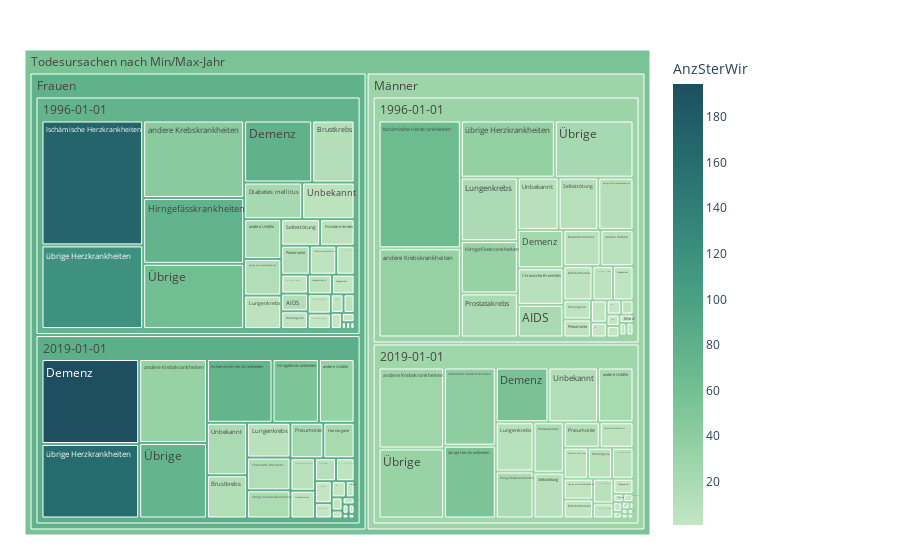

Notebook code cell kept with this figure:
### Markdown cell above
### Daten in interaktiver Treemap zeigen
Dazu gibt es eine sehr nützliche Webseite https://plotly.com/python/treemaps/
Zu Farbskalen, siehe: https://plotly.com/python/builtin-colorscales/

### Code cell
df = mySelYears
fig = px.treemap(df, path=[px.Constant("Todesursachen nach Min/Max-Jahr"), 'Geschlecht','StichtagDatJahr','Todesursache'], values='AnzSterWir',
                color='AnzSterWir', hover_data=['Todesursache'],
                color_continuous_scale='blugrn')
                #color_continuous_midpoint=np.average(df['AnzBestWir'], weights=df['AnzBestWir']))
fig.update_traces(root_color="lightgrey")
fig.update_layout(margin = dict(t=50, l=25, r=250, b=25))
fig.show()

### Figure 1 — Plotly figure (JSON) as saved in the notebook; plotly's stock layout.template omitted (floating-point values rounded to 4 significant figures; data arrays with more than 128 entries replaced by an {"elided": "..."} marker saying what was removed)
{"data": [{"branchvalues": "total", "customdata": {"elided": "128x2 mixed values"}, "domain": {"x": [0, 1], "y": [0, 1]}, "hovertemplate": "labels=%{label}<br>AnzSterWir_sum=%{value}<br>parent=%{parent}<br>id=%{id}<br>Todesursache=%{customdata[0]}<br>AnzSterWir=%{color}<extra></extra>", "ids": ["Todesursachen nach Min/Max-Jahr/Frauen/1996-01-01/AIDS", "Todesursachen nach Min/Max-Jahr/Männer/1996-01-01/AIDS", "Todesursachen nach Min/Max-Jahr/Männer/2019-01-01/AIDS", "Todesursachen nach Min/Max-Jahr/Frauen/1996-01-01/Alkoholische Leberzirrhose", "Todesursachen nach Min/Max-Jahr/Männer/1996-01-01/Alkoholische Leberzirrhose", "Todesursachen nach Min/Max-Jahr/Frauen/2019-01-01/Alkoholische Leberzirrhose", "Todesursachen nach Min/Max-Jahr/Männer/2019-01-01/Alkoholische Leberzirrhose", "Todesursachen nach Min/Max-Jahr/Frauen/1996-01-01/Asthma", "Todesursachen nach Min/Max-Jahr/Männer/1996-01-01/Asthma", "Todesursachen nach Min/Max-Jahr/Frauen/2019-01-01/Asthma", "Todesursachen nach Min/Max-Jahr/Männer/2019-01-01/Asthma", "Todesursachen nach Min/Max-Jahr/Frauen/1996-01-01/Brustkrebs", "Todesursachen nach Min/Max-Jahr/Frauen/2019-01-01/Brustkrebs", "Todesursachen nach Min/Max-Jahr/Männer/2019-01-01/Brustkrebs", "Todesursachen nach Min/Max-Jahr/Frauen/1996-01-01/Chronische Bronchitis", "Todesursachen nach Min/Max-Jahr/Männer/1996-01-01/Chronische Bronchitis", "Todesursachen nach Min/Max-Jahr/Frauen/2019-01-01/Chronische Bronchitis", "Todesursachen nach Min/Max-Jahr/Männer/2019-01-01/Chronische Bronchitis", "Todesursachen nach Min/Max-Jahr/Frauen/1996-01-01/Demenz", "Todesursachen nach Min/Max-Jahr/Männer/1996-01-01/Demenz", "Todesursachen nach Min/Max-Jahr/Frauen/2019-01-01/Demenz", "Todesursachen nach Min/Max-Jahr/Männer/2019-01-01/Demenz", "Todesursachen nach Min/Max-Jahr/Frauen/1996-01-01/Diabetes mellitus", "Todesursachen nach Min/Max-Jahr/Männer/1996-01-01/Diabetes mellitus", "Todesursachen nach Min/Max-Jahr/Frauen/2019-01-01/Diabetes mellitus", "Todesursachen nach Min/Max-Jahr/Männer/2019-01-01/Diabetes mellitus", "Todesursachen nach Min/Max-Jahr/Frauen/1996-01-01/Dickdarmkrebs", "Todesursachen nach Min/Max-Jahr/Männer/1996-01-01/Dickdarmkrebs", "Todesursachen nach Min/Max-Jahr/Frauen/2019-01-01/Dickdarmkrebs", "Todesursachen nach Min/Max-Jahr/Männer/2019-01-01/Dickdarmkrebs", "Todesursachen nach Min/Max-Jahr/Frauen/1996-01-01/Gebärmutterhalskrebs", "Todesursachen nach Min/Max-Jahr/Frauen/2019-01-01/Gebärmutterhalskrebs", "Todesursachen nach Min/Max-Jahr/Frauen/1996-01-01/Grippe", "Todesursachen nach Min/Max-Jahr/Frauen/2019-01-01/Grippe", "Todesursachen nach Min/Max-Jahr/Männer/2019-01-01/Grippe", "Todesursachen nach Min/Max-Jahr/Frauen/1996-01-01/Harnorgane", "Todesursachen nach Min/Max-Jahr/Männer/1996-01-01/Harnorgane", "Todesursachen nach Min/Max-Jahr/Frauen/2019-01-01/Harnorgane", "Todesursachen nach Min/Max-Jahr/Männer/2019-01-01/Harnorgane", "Todesursachen nach Min/Max-Jahr/Frauen/1996-01-01/Hirngefässkrankheiten", "Todesursachen nach Min/Max-Jahr/Männer/1996-01-01/Hirngefässkrankheiten", "Todesursachen nach Min/Max-Jahr/Frauen/2019-01-01/Hirngefässkrankheiten", "Todesursachen nach Min/Max-Jahr/Männer/2019-01-01/Hirngefässkrankheiten", "Todesursachen nach Min/Max-Jahr/Frauen/1996-01-01/Ischämische Herzkrankheiten", "Todesursachen nach Min/Max-Jahr/Männer/1996-01-01/Ischämische Herzkrankheiten", "Todesursachen nach Min/Max-Jahr/Frauen/2019-01-01/Ischämische Herzkrankheiten", "Todesursachen nach Min/Max-Jahr/Männer/2019-01-01/Ischämische Herzkrankheiten", "Todesursachen nach Min/Max-Jahr/Frauen/1996-01-01/Kongenitale Missbildungen", "Todesursachen nach Min/Max-Jahr/Männer/1996-01-01/Kongenitale Missbildungen", "Todesursachen nach Min/Max-Jahr/Frauen/2019-01-01/Kongenitale Missbildungen", "Todesursachen nach Min/Max-Jahr/Männer/2019-01-01/Kongenitale Missbildungen", "Todesursachen nach Min/Max-Jahr/Frauen/1996-01-01/Lungenembolie", "Todesursachen nach Min/Max-Jahr/Männer/1996-01-01/Lungenembolie", "Todesursachen nach Min/Max-Jahr/Frauen/2019-01-01/Lungenembolie", "Todesursachen nach Min/Max-Jahr/Männer/2019-01-01/Lungenembolie", "Todesursachen nach Min/Max-Jahr/Frauen/1996-01-01/Lungenkrebs", "Todesursachen nach Min/Max-Jahr/Männer/1996-01-01/Lungenkrebs", "Todesursachen nach Min/Max-Jahr/Frauen/2019-01-01/Lungenkrebs", "Todesursachen nach Min/Max-Jahr/Männer/2019-01-01/Lungenkrebs", "Todesursachen nach Min/Max-Jahr/Frauen/1996-01-01/Magenkrebs", "Todesursachen nach Min/Max-Jahr/Männer/1996-01-01/Magenkrebs", "Todesursachen nach Min/Max-Jahr/Frauen/2019-01-01/Magenkrebs", "Todesursachen nach Min/Max-Jahr/Männer/2019-01-01/Magenkrebs", "Todesursachen nach Min/Max-Jahr/Frauen/1996-01-01/Mord", "Todesursachen nach Min/Max-Jahr/Männer/1996-01-01/Mord", "Todesursachen nach Min/Max-Jahr/Frauen/2019-01-01/Mord", "Todesursachen nach Min/Max-Jahr/Männer/2019-01-01/Mord", "Todesursachen nach Min/Max-Jahr/Frauen/1996-01-01/Perinatale Todesursachen", "Todesursachen nach Min/Max-Jahr/Männer/1996-01-01/Perinatale Todesursachen", "Todesursachen nach Min/Max-Jahr/Männer/2019-01-01/Perinatale Todesursachen", "Todesursachen nach Min/Max-Jahr/Frauen/1996-01-01/Pneumonie", "Todesursachen nach Min/Max-Jahr/Männer/1996-01-01/Pneumonie", "Todesursachen nach Min/Max-Jahr/Frauen/2019-01-01/Pneumonie", "Todesursachen nach Min/Max-Jahr/Männer/2019-01-01/Pneumonie", "Todesursachen nach Min/Max-Jahr/Männer/1996-01-01/Prostatakrebs", "Todesursachen nach Min/Max-Jahr/Männer/2019-01-01/Prostatakrebs", "Todesursachen nach Min/Max-Jahr/Frauen/1996-01-01/Selbsttötung", "Todesursachen nach Min/Max-Jahr/Männer/1996-01-01/Selbsttötung", "Todesursachen nach Min/Max-Jahr/Frauen/2019-01-01/Selbsttötung", "Todesursachen nach Min/Max-Jahr/Männer/2019-01-01/Selbsttötung", "Todesursachen nach Min/Max-Jahr/Frauen/1996-01-01/Strassenverkehrsunfälle", "Todesursachen nach Min/Max-Jahr/Männer/1996-01-01/Strassenverkehrsunfälle", "Todesursachen nach Min/Max-Jahr/Frauen/2019-01-01/Strassenverkehrsunfälle", "Todesursachen nach Min/Max-Jahr/Männer/2019-01-01/Strassenverkehrsunfälle", "Todesursachen nach Min/Max-Jahr/Männer/1996-01-01/Tuberkulose", "Todesursachen nach Min/Max-Jahr/Frauen/1996-01-01/Unbekannt", "Todesursachen nach Min/Max-Jahr/Männer/1996-01-01/Unbekannt", "Todesursachen nach Min/Max-Jahr/Frauen/2019-01-01/Unbekannt", "Todesursachen nach Min/Max-Jahr/Männer/2019-01-01/Unbekannt", "Todesursachen nach Min/Max-Jahr/Frauen/1996-01-01/andere Atmungsorgane", "Todesursachen nach Min/Max-Jahr/Männer/1996-01-01/andere Atmungsorgane", "Todesursachen nach Min/Max-Jahr/Frauen/2019-01-01/andere Atmungsorgane", "Todesursachen nach Min/Max-Jahr/Männer/2019-01-01/andere Atmungsorgane", "Todesursachen nach Min/Max-Jahr/Frauen/1996-01-01/andere Gewalteinwirkungen", "Todesursachen nach Min/Max-Jahr/Männer/1996-01-01/andere Gewalteinwirkungen", "Todesursachen nach Min/Max-Jahr/Frauen/2019-01-01/andere Gewalteinwirkungen", "Todesursachen nach Min/Max-Jahr/Männer/2019-01-01/andere Gewalteinwirkungen", "Todesursachen nach Min/Max-Jahr/Frauen/1996-01-01/andere Krebskrankheiten", "Todesursachen nach Min/Max-Jahr/Männer/1996-01-01/andere Krebskrankheiten", "Todesursachen nach Min/Max-Jahr/Frauen/2019-01-01/andere Krebskrankheiten", "Todesursachen nach Min/Max-Jahr/Männer/2019-01-01/andere Krebskrankheiten", "Todesursachen nach Min/Max-Jahr/Frauen/1996-01-01/andere Unfälle", "Todesursachen nach Min/Max-Jahr/Männer/1996-01-01/andere Unfälle", "Todesursachen nach Min/Max-Jahr/Frauen/2019-01-01/andere Unfälle", "Todesursachen nach Min/Max-Jahr/Männer/2019-01-01/andere Unfälle", "Todesursachen nach Min/Max-Jahr/Frauen/1996-01-01/andere infektiöse Krankheiten", "Todesursachen nach Min/Max-Jahr/Männer/1996-01-01/andere infektiöse Krankheiten", "Todesursachen nach Min/Max-Jahr/Frauen/2019-01-01/andere infektiöse Krankheiten", "Todesursachen nach Min/Max-Jahr/Männer/2019-01-01/andere infektiöse Krankheiten", "Todesursachen nach Min/Max-Jahr/Frauen/1996-01-01/Übrige", "Todesursachen nach Min/Max-Jahr/Männer/1996-01-01/Übrige", "Todesursachen nach Min/Max-Jahr/Frauen/2019-01-01/Übrige", "Todesursachen nach Min/Max-Jahr/Männer/2019-01-01/Übrige", "Todesursachen nach Min/Max-Jahr/Frauen/1996-01-01/übrige Herzkrankheiten", "Todesursachen nach Min/Max-Jahr/Männer/1996-01-01/übrige Herzkrankheiten", "Todesursachen nach Min/Max-Jahr/Frauen/2019-01-01/übrige Herzkrankheiten", "Todesursachen nach Min/Max-Jahr/Männer/2019-01-01/übrige Herzkrankheiten", "Todesursachen nach Min/Max-Jahr/Frauen/1996-01-01/übrige Kreislaufkrankheiten", "Todesursachen nach Min/Max-Jahr/Männer/1996-01-01/übrige Kreislaufkrankheiten", "Todesursachen nach Min/Max-Jahr/Frauen/2019-01-01/übrige Kreislaufkrankheiten", "Todesursachen nach Min/Max-Jahr/Männer/2019-01-01/übrige Kreislaufkrankheiten", "Todesursachen nach Min/Max-Jahr/Frauen/1996-01-01", "Todesursachen nach Min/Max-Jahr/Männer/1996-01-01", "Todesursachen nach Min/Max-Jahr/Frauen/2019-01-01", "Todesursachen nach Min/Max-Jahr/Männer/2019-01-01", "Todesursachen nach Min/Max-Jahr/Frauen", "Todesursachen nach Min/Max-Jahr/Männer", "Todesursachen nach Min/Max-Jahr"], "labels": ["AIDS", "AIDS", "AIDS", "Alkoholische Leberzirrhose", "Alkoholische Leberzirrhose", "Alkoholische Leberzirrhose", "Alkoholische Leberzirrhose", "Asthma", "Asthma", "Asthma", "Asthma", "Brustkrebs", "Brustkrebs", "Brustkrebs", "Chronische Bronchitis", "Chronische Bronchitis", "Chronische Bronchitis", "Chronische Bronchitis", "Demenz", "Demenz", "Demenz", "Demenz", "Diabetes mellitus", "Diabetes mellitus", "Diabetes mellitus", "Diabetes mellitus", "Dickdarmkrebs", "Dickdarmkrebs", "Dickdarmkrebs", "Dickdarmkrebs", "Gebärmutterhalskrebs", "Gebärmutterhalskrebs", "Grippe", "Grippe", "Grippe", "Harnorgane", "Harnorgane", "Harnorgane", "Harnorgane", "Hirngefässkrankheiten", "Hirngefässkrankheiten", "Hirngefässkrankheiten", "Hirngefässkrankheiten", "Ischämische Herzkrankheiten", "Ischämische Herzkrankheiten", "Ischämische Herzkrankheiten", "Ischämische Herzkrankheiten", "Kongenitale Missbildungen", "Kongenitale Missbildungen", "Kongenitale Missbildungen", "Kongenitale Missbildungen", "Lungenembolie", "Lungenembolie", "Lungenembolie", "Lungenembolie", "Lungenkrebs", "Lungenkrebs", "Lungenkrebs", "Lungenkrebs", "Magenkrebs", "Magenkrebs", "Magenkrebs", "Magenkrebs", "Mord", "Mord", "Mord", "Mord", "Perinatale Todesursachen", "Perinatale Todesursachen", "Perinatale Todesursachen", "Pneumonie", "Pneumonie", "Pneumonie", "Pneumonie", "Prostatakrebs", "Prostatakrebs", "Selbsttötung", "Selbsttötung", "Selbsttötung", "Selbsttötung", "Strassenverkehrsunfälle", "Strassenverkehrsunfälle", "Strassenverkehrsunfälle", "Strassenverkehrsunfälle", "Tuberkulose", "Unbekannt", "Unbekannt", "Unbekannt", "Unbekannt", "andere Atmungsorgane", "andere Atmungsorgane", "andere Atmungsorgane", "andere Atmungsorgane", "andere Gewalteinwirkungen", "andere Gewalteinwirkungen", "andere Gewalteinwirkungen", "andere Gewalteinwirkungen", "andere Krebskrankheiten", "andere Krebskrankheiten", "andere Krebskrankheiten", "andere Krebskrankheiten", "andere Unfälle", "andere Unfälle", "andere Unfälle", "andere Unfälle", "andere infektiöse Krankheiten", "andere infektiöse Krankheiten", "andere infektiöse Krankheiten", "andere infektiöse Krankheiten", "Übrige", "Übrige", "Übrige", "Übrige", "übrige Herzkrankheiten", "übrige Herzkrankheiten", "übrige Herzkrankheiten", "übrige Herzkrankheiten", "übrige Kreislaufkrankheiten", "übrige Kreislaufkrankheiten", "übrige Kreislaufkrankheiten", "übrige Kreislaufkrankheiten", "1996-01-01", "1996-01-01", "2019-01-01", "2019-01-01", "Frauen", "Männer", "Todesursachen nach Min/Max-Jahr"], "marker": {"coloraxis": "coloraxis", "colors": [14.12, 19.63, 1, 3.353, 6.083, 2.5, 3.909, 3.5, 1.4, 1, 1, 13.18, 13, 1, 4.923, 9.491, 13.36, 6.161, 78.44, 24.03, 194.5, 56.37, 22.28, 8.435, 10.53, 5, 6.742, 6.588, 4.667, 3, 1.333, 1, 1, 1.8, 1, 5.125, 4.333, 20.49, 9, 76.7, 33.25, 53.19, 18.84, 168.7, 65.17, 74.96, 40.04, 1.5, 1, 2, 1, 8, 1, 2.2, 1, 6.333, 18.89, 8.547, 9.836, 2.067, 4.167, 2.111, 2.455, 1, 1.5, 1, 1, 7, 6, 1, 14.29, 5.471, 21.68, 13.18, 18.7, 17.65, 5.114, 11.08, 1.769, 9.4, 3.133, 2.667, 1, 1.667, 1, 7.308, 9.712, 18.38, 14.41, 2.5, 1.857, 5.667, 8.417, 1, 1.667, 1, 2, 43.08, 34.38, 32.61, 27.63, 20.2, 8.902, 33.73, 20.86, 5.444, 1.75, 8.714, 8.556, 63.01, 21.97, 74.27, 32.42, 118.5, 35.91, 162.5, 53.31, 13.3, 11.79, 17.47, 4.727, 75.74, 29.65, 81.98, 26.93, 78.5, 28.5, 55.87]}, "name": "", "parents": ["Todesursachen nach Min/Max-Jahr/Frauen/1996-01-01", "Todesursachen nach Min/Max-Jahr/Männer/1996-01-01", "Todesursachen nach Min/Max-Jahr/Männer/2019-01-01", "Todesursachen nach Min/Max-Jahr/Frauen/1996-01-01", "Todesursachen nach Min/Max-Jahr/Männer/1996-01-01", "Todesursachen nach Min/Max-Jahr/Frauen/2019-01-01", "Todesursachen nach Min/Max-Jahr/Männer/2019-01-01", "Todesursachen nach Min/Max-Jahr/Frauen/1996-01-01", "Todesursachen nach Min/Max-Jahr/Männer/1996-01-01", "Todesursachen nach Min/Max-Jahr/Frauen/2019-01-01", "Todesursachen nach Min/Max-Jahr/Männer/2019-01-01", "Todesursachen nach Min/Max-Jahr/Frauen/1996-01-01", "Todesursachen nach Min/Max-Jahr/Frauen/2019-01-01", "Todesursachen nach Min/Max-Jahr/Männer/2019-01-01", "Todesursachen nach Min/Max-Jahr/Frauen/1996-01-01", "Todesursachen nach Min/Max-Jahr/Männer/1996-01-01", "Todesursachen nach Min/Max-Jahr/Frauen/2019-01-01", "Todesursachen nach Min/Max-Jahr/Männer/2019-01-01", "Todesursachen nach Min/Max-Jahr/Frauen/1996-01-01", "Todesursachen nach Min/Max-Jahr/Männer/1996-01-01", "Todesursachen nach Min/Max-Jahr/Frauen/2019-01-01", "Todesursachen nach Min/Max-Jahr/Männer/2019-01-01", "Todesursachen nach Min/Max-Jahr/Frauen/1996-01-01", "Todesursachen nach Min/Max-Jahr/Männer/1996-01-01", "Todesursachen nach Min/Max-Jahr/Frauen/2019-01-01", "Todesursachen nach Min/Max-Jahr/Männer/2019-01-01", "Todesursachen nach Min/Max-Jahr/Frauen/1996-01-01", "Todesursachen nach Min/Max-Jahr/Männer/1996-01-01", "Todesursachen nach Min/Max-Jahr/Frauen/2019-01-01", "Todesursachen nach Min/Max-Jahr/Männer/2019-01-01", "Todesursachen nach Min/Max-Jahr/Frauen/1996-01-01", "Todesursachen nach Min/Max-Jahr/Frauen/2019-01-01", "Todesursachen nach Min/Max-Jahr/Frauen/1996-01-01", "Todesursachen nach Min/Max-Jahr/Frauen/2019-01-01", "Todesursachen nach Min/Max-Jahr/Männer/2019-01-01", "Todesursachen nach Min/Max-Jahr/Frauen/1996-01-01", "Todesursachen nach Min/Max-Jahr/Männer/1996-01-01", "Todesursachen nach Min/Max-Jahr/Frauen/2019-01-01", "Todesursachen nach Min/Max-Jahr/Männer/2019-01-01", "Todesursachen nach Min/Max-Jahr/Frauen/1996-01-01", "Todesursachen nach Min/Max-Jahr/Männer/1996-01-01", "Todesursachen nach Min/Max-Jahr/Frauen/2019-01-01", "Todesursachen nach Min/Max-Jahr/Männer/2019-01-01", "Todesursachen nach Min/Max-Jahr/Frauen/1996-01-01", "Todesursachen nach Min/Max-Jahr/Männer/1996-01-01", "Todesursachen nach Min/Max-Jahr/Frauen/2019-01-01", "Todesursachen nach Min/Max-Jahr/Männer/2019-01-01", "Todesursachen nach Min/Max-Jahr/Frauen/1996-01-01", "Todesursachen nach Min/Max-Jahr/Männer/1996-01-01", "Todesursachen nach Min/Max-Jahr/Frauen/2019-01-01", "Todesursachen nach Min/Max-Jahr/Männer/2019-01-01", "Todesursachen nach Min/Max-Jahr/Frauen/1996-01-01", "Todesursachen nach Min/Max-Jahr/Männer/1996-01-01", "Todesursachen nach Min/Max-Jahr/Frauen/2019-01-01", "Todesursachen nach Min/Max-Jahr/Männer/2019-01-01", "Todesursachen nach Min/Max-Jahr/Frauen/1996-01-01", "Todesursachen nach Min/Max-Jahr/Männer/1996-01-01", "Todesursachen nach Min/Max-Jahr/Frauen/2019-01-01", "Todesursachen nach Min/Max-Jahr/Männer/2019-01-01", "Todesursachen nach Min/Max-Jahr/Frauen/1996-01-01", "Todesursachen nach Min/Max-Jahr/Männer/1996-01-01", "Todesursachen nach Min/Max-Jahr/Frauen/2019-01-01", "Todesursachen nach Min/Max-Jahr/Männer/2019-01-01", "Todesursachen nach Min/Max-Jahr/Frauen/1996-01-01", "Todesursachen nach Min/Max-Jahr/Männer/1996-01-01", "Todesursachen nach Min/Max-Jahr/Frauen/2019-01-01", "Todesursachen nach Min/Max-Jahr/Männer/2019-01-01", "Todesursachen nach Min/Max-Jahr/Frauen/1996-01-01", "Todesursachen nach Min/Max-Jahr/Männer/1996-01-01", "Todesursachen nach Min/Max-Jahr/Männer/2019-01-01", "Todesursachen nach Min/Max-Jahr/Frauen/1996-01-01", "Todesursachen nach Min/Max-Jahr/Männer/1996-01-01", "Todesursachen nach Min/Max-Jahr/Frauen/2019-01-01", "Todesursachen nach Min/Max-Jahr/Männer/2019-01-01", "Todesursachen nach Min/Max-Jahr/Männer/1996-01-01", "Todesursachen nach Min/Max-Jahr/Männer/2019-01-01", "Todesursachen nach Min/Max-Jahr/Frauen/1996-01-01", "Todesursachen nach Min/Max-Jahr/Männer/1996-01-01", "Todesursachen nach Min/Max-Jahr/Frauen/2019-01-01", "Todesursachen nach Min/Max-Jahr/Männer/2019-01-01", "Todesursachen nach Min/Max-Jahr/Frauen/1996-01-01", "Todesursachen nach Min/Max-Jahr/Männer/1996-01-01", "Todesursachen nach Min/Max-Jahr/Frauen/2019-01-01", "Todesursachen nach Min/Max-Jahr/Männer/2019-01-01", "Todesursachen nach Min/Max-Jahr/Männer/1996-01-01", "Todesursachen nach Min/Max-Jahr/Frauen/1996-01-01", "Todesursachen nach Min/Max-Jahr/Männer/1996-01-01", "Todesursachen nach Min/Max-Jahr/Frauen/2019-01-01", "Todesursachen nach Min/Max-Jahr/Männer/2019-01-01", "Todesursachen nach Min/Max-Jahr/Frauen/1996-01-01", "Todesursachen nach Min/Max-Jahr/Männer/1996-01-01", "Todesursachen nach Min/Max-Jahr/Frauen/2019-01-01", "Todesursachen nach Min/Max-Jahr/Männer/2019-01-01", "Todesursachen nach Min/Max-Jahr/Frauen/1996-01-01", "Todesursachen nach Min/Max-Jahr/Männer/1996-01-01", "Todesursachen nach Min/Max-Jahr/Frauen/2019-01-01", "Todesursachen nach Min/Max-Jahr/Männer/2019-01-01", "Todesursachen nach Min/Max-Jahr/Frauen/1996-01-01", "Todesursachen nach Min/Max-Jahr/Männer/1996-01-01", "Todesursachen nach Min/Max-Jahr/Frauen/2019-01-01", "Todesursachen nach Min/Max-Jahr/Männer/2019-01-01", "Todesursachen nach Min/Max-Jahr/Frauen/1996-01-01", "Todesursachen nach Min/Max-Jahr/Männer/1996-01-01", "Todesursachen nach Min/Max-Jahr/Frauen/2019-01-01", "Todesursachen nach Min/Max-Jahr/Männer/2019-01-01", "Todesursachen nach Min/Max-Jahr/Frauen/1996-01-01", "Todesursachen nach Min/Max-Jahr/Männer/1996-01-01", "Todesursachen nach Min/Max-Jahr/Frauen/2019-01-01", "Todesursachen nach Min/Max-Jahr/Männer/2019-01-01", "Todesursachen nach Min/Max-Jahr/Frauen/1996-01-01", "Todesursachen nach Min/Max-Jahr/Männer/1996-01-01", "Todesursachen nach Min/Max-Jahr/Frauen/2019-01-01", "Todesursachen nach Min/Max-Jahr/Männer/2019-01-01", "Todesursachen nach Min/Max-Jahr/Frauen/1996-01-01", "Todesursachen nach Min/Max-Jahr/Männer/1996-01-01", "Todesursachen nach Min/Max-Jahr/Frauen/2019-01-01", "Todesursachen nach Min/Max-Jahr/Männer/2019-01-01", "Todesursachen nach Min/Max-Jahr/Frauen/1996-01-01", "Todesursachen nach Min/Max-Jahr/Männer/1996-01-01", "Todesursachen nach Min/Max-Jahr/Frauen/2019-01-01", "Todesursachen nach Min/Max-Jahr/Männer/2019-01-01", "Todesursachen nach Min/Max-Jahr/Frauen", "Todesursachen nach Min/Max-Jahr/Männer", "Todesursachen nach Min/Max-Jahr/Frauen", "Todesursachen nach Min/Max-Jahr/Männer", "Todesursachen nach Min/Max-Jahr", "Todesursachen nach Min/Max-Jahr", ""], "root": {"color": "lightgrey"}, "type": "treemap", "values": [16, 51, 1, 17, 24, 8, 11, 8, 5, 1, 1, 89, 61, 1, 26, 57, 50, 31, 143, 60, 292, 104, 72, 46, 17, 27, 31, 34, 24, 20, 6, 3, 1, 5, 3, 16, 18, 39, 27, 225, 102, 104, 64, 430, 360, 147, 146, 4, 3, 2, 2, 16, 5, 5, 3, 42, 124, 53, 67, 15, 24, 9, 11, 1, 4, 2, 1, 7, 6, 1, 28, 17, 41, 33, 86, 55, 35, 71, 13, 50, 15, 12, 3, 3, 1, 65, 73, 74, 98, 12, 7, 15, 24, 1, 3, 1, 2, 265, 251, 200, 191, 50, 41, 80, 70, 18, 8, 28, 18, 223, 154, 180, 165, 288, 184, 256, 136, 46, 63, 43, 22, 2211, 1894, 1756, 1388, 3967, 3282, 7249]}], "layout": {"autosize": true, "coloraxis": {"colorbar": {"title": {"text": "AnzSterWir"}}, "colorscale": [[0, "rgb(196, 230, 195)"], [0.1667, "rgb(150, 210, 164)"], [0.3333, "rgb(109, 188, 144)"], [0.5, "rgb(77, 162, 132)"], [0.6667, "rgb(54, 135, 122)"], [0.8333, "rgb(38, 107, 110)"], [1, "rgb(29, 79, 96)"]]}, "legend": {"tracegroupgap": 0}, "margin": {"b": 25, "l": 25, "r": 250, "t": 50}}}
